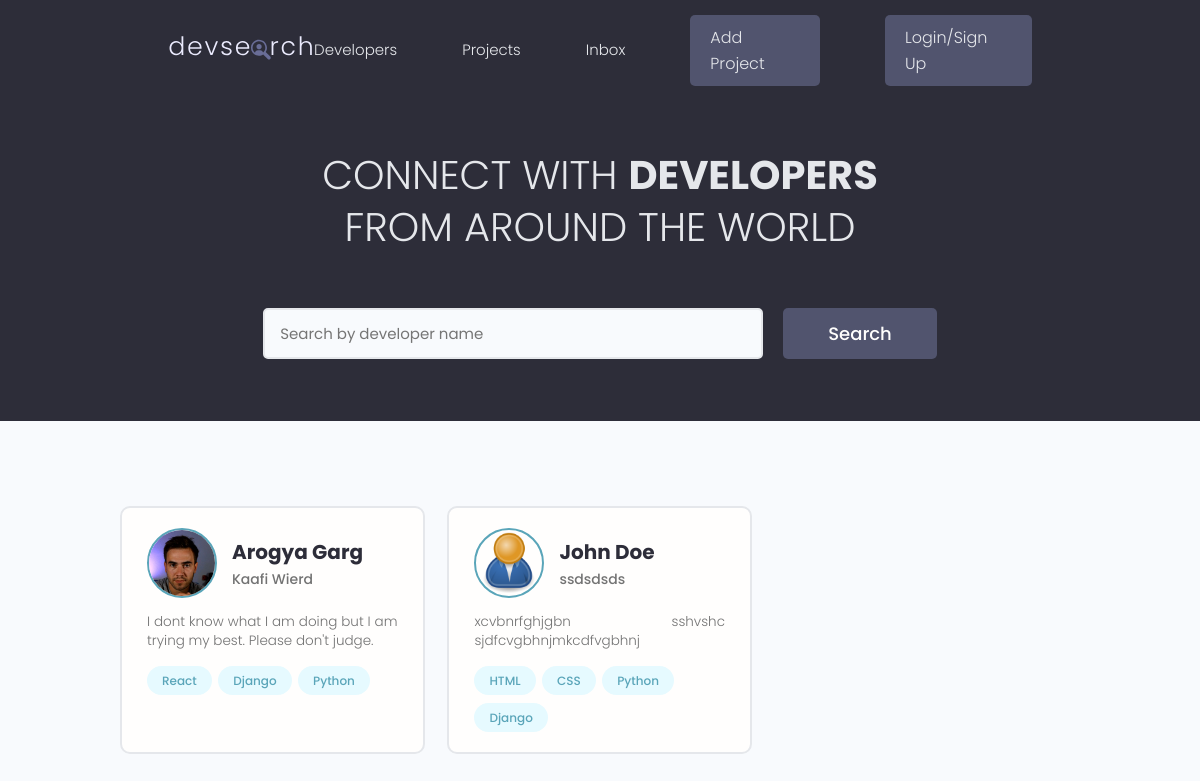
The app's page /, older data.
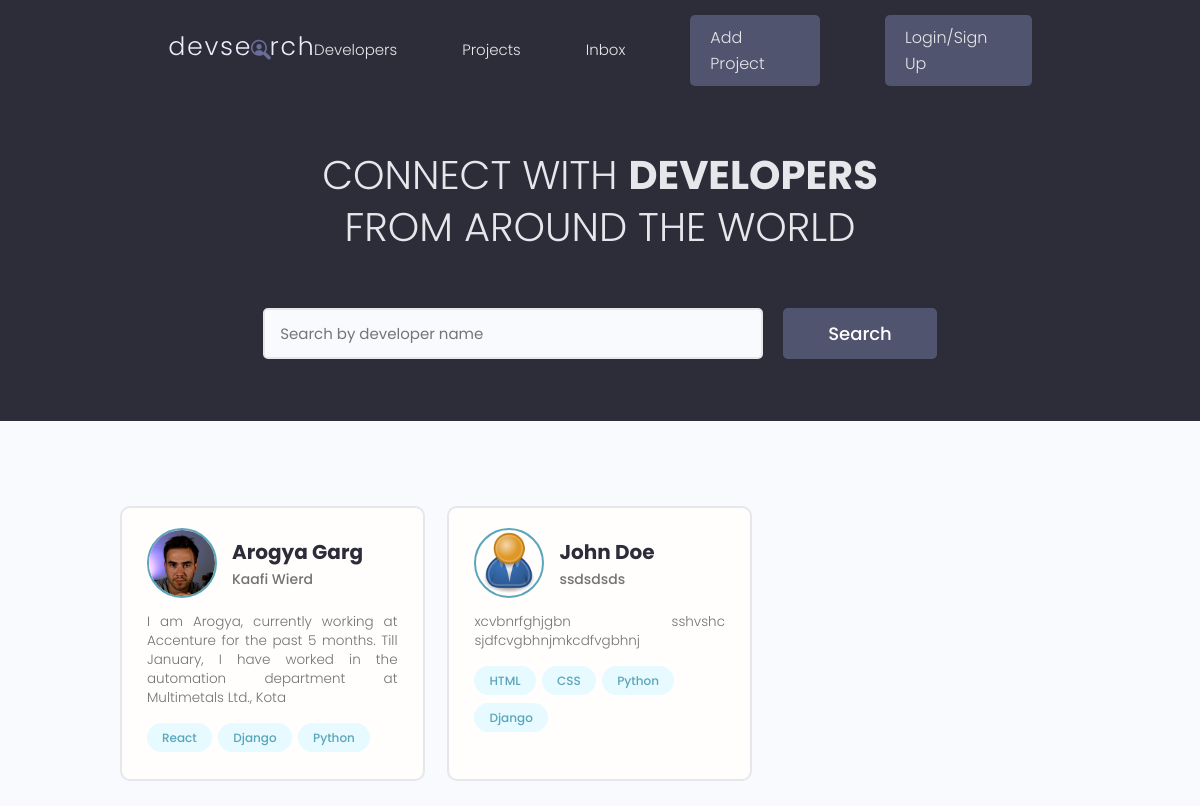
The same page, newer data.
### users/models.py (models this page shows, shortened)
class Profile(models.Model):
    user = models.OneToOneField(User, on_delete=models.CASCADE, null=True, blank=True)
    name = models.CharField(max_length=200, blank=True, null=True)
    email = models.EmailField(max_length=500, blank=True, null=True)
    username = models.CharField(max_length=200, blank=True, null=True)
    location = models.CharField(max_length=200, blank=True, null=True)
    short_intro = models.CharField(max_length=500, blank=True, null=True)
    bio = models.TextField(blank=True, null=True)
    profile_image = models.ImageField(null=True, blank=True, upload_to='profiles/', default='profiles/user-default.png')
    social_github = models.CharField(max_length=200, blank=True, null=True)
    social_twitter = models.CharField(max_length=200, blank=True, null=True)
    social_linkedin = models.CharField(max_length=200, blank=True, null=True)
    social_youtube = models.CharField(max_length=200, blank=True, null=True)
    social_website = models.CharField(max_length=200, blank=True, null=True)
    created = models.DateTimeField(auto_now_add=True)
    id = models.UUIDField(default=uuid.uuid4, unique=True, primary_key=True, editable=False)

### users/views.py (the view)
# urls.py: path('', views.profiles, name='profiles'),
def profiles(request):
    profiles = Profile.objects.all()
    context = {'profiles':profiles}
    return render(request, 'users/profiles.html', context)

### users/models.py (called while the page is built)
    def __str__(self):
        return str(self.name)

### users/templates/users/profiles.html (shortened to what this page needs)
{% extends 'main.html' %}
{% block content %}
<main class="home">
    <section class="hero-section text-center">
      <div class="container container--narrow">
        <div class="hero-section__box">
          <h2>CONNECT WITH <span>DEVELOPERS</span></h2>
          <h2>FROM AROUND THE WORLD</h2>
        </div>
        <div class="hero-section__search">
          <form class="form" action="#" method="get">
            <div class="form__field">
              <input class="input input--text" id="formInput#search" type="text" name="text"
                placeholder="Search by developer name" />
            </div>
            <input class="btn btn--sub btn--lg" type="submit" value="Search" />
          </form>
        </div>
      </div>
    </section>
    <section class="devlist">
      <div class="container">
        <div class="grid grid--three">
          {% for profile in profiles %}
          <div class="column card">
            <div class="dev">
              <a href="{% url 'user-profile' profile.id %}" class="card__body">
                <div class="dev__profile">
                  <img class="avatar avatar--md" src="{{ profile.profile_image.url }}" alt="image" />
                  <div class="dev__meta">
                    <h3>{{ profile.name }}</h3>
                    <h5>{{ profile.short_intro|slice:"60" }}</h5>
                  </div>
                </div>
                <p class="dev__info">{{ profile.bio|slice:"150" }}</p>
                <div class="dev__skills">
                  {% for skill in profile.skill_set.all|slice:"5" %}
                  <span class="tag tag--pill tag--main">
                    <small>{{skill}}</small>
                  </span>
                  {% endfor %}
                </div>
              </a>
            </div>
          </div>
          {% endfor %}
        </div>
      </div>
    </section>
  </main>
{% endblock content %}

Row changes from the older to the newer data that the page shows:
changed Profile "Arogya Garg": bio "I dont know what I am doing but I am trying my best. Please don't judge." → "I am Arogya, currently working at Accenture for the past 5 months. Till January, I have worked in the automation department at Multimetals Ltd., Kota"
